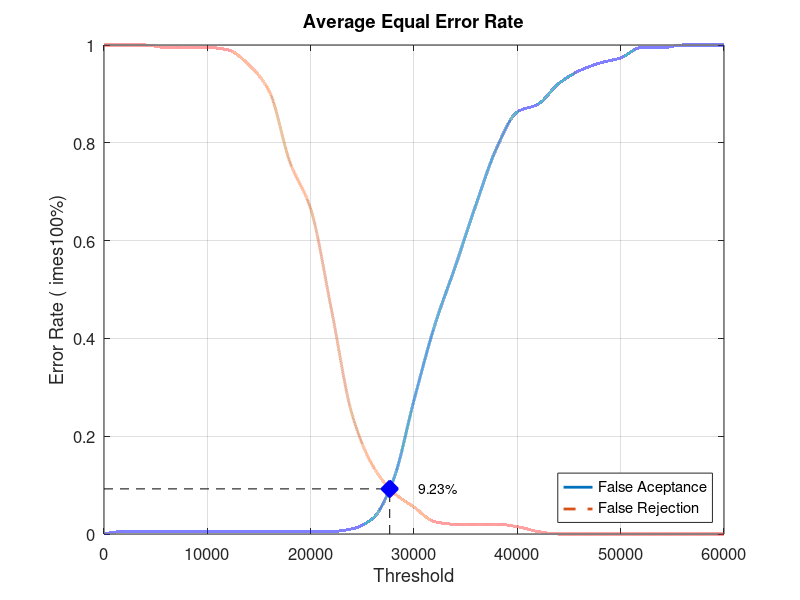
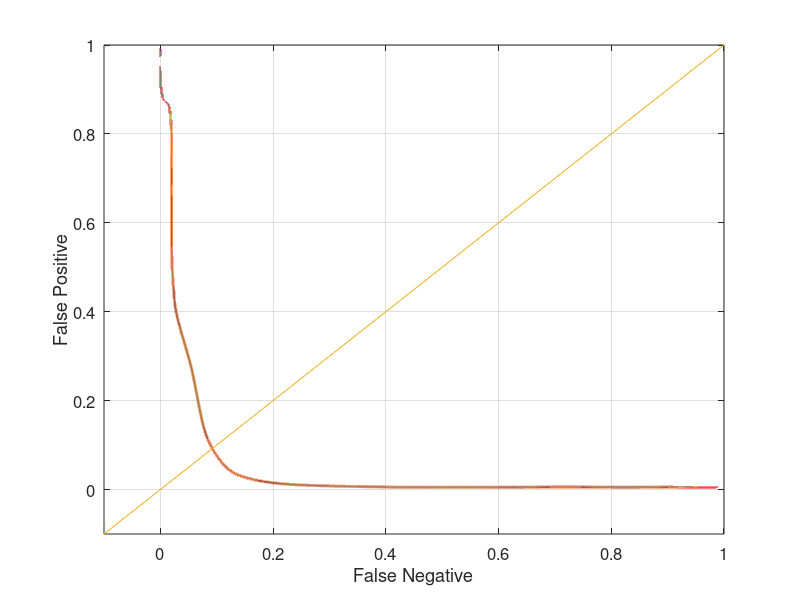

The MATLAB source for these figures, in order:
close all;
clear;
clc;
x = 0:2000:60000;
xq = 0:0.5:60000;

y0 = [0 0.00526316 0.00526316 0.00526316 0.00526316 0.00526316 0.00526316 0.00526316 0.00526316 0.00526316 0.00526316 0.00526316 0.0105263 0.0315789 0.110526 0.273684 0.426316 0.547368 0.673684 0.789474 0.863158 0.878947 0.921053 0.947368 0.963158 0.973684 0.994737 0.994737 1 1 1]
yy0 = interp1(x, y0, xq, 'pchip');
y1 = [1 1 1 0.995 0.995 0.995 0.99 0.96 0.905 0.76 0.665 0.46 0.245 0.14 0.085 0.055 0.025 0.02 0.02 0.02 0.015 0.005 0 0 0 0 0 0 0 0 0]
yy1 = interp1(x, y1, xq, 'pchip');

% Calculating EER: 
y2 = abs(y0 - y1);
find(y2 == min(y2))
yy2 = abs(yy0 - yy1);
xEER = find(yy2 == min(yy2));
xEERIndex = xq(xEER) % X-axis EER
yEER = yy0(xEER) % Y-axis EER

main = figure
plot(xq, yy0,'-','LineWidth', 2);	hold on
plot(xq, yy1,'--','LineWidth', 2);	hold on
plot([xEERIndex xEERIndex], [0 yEER], 'k--');	hold on
plot([0 xEERIndex], [yEER yEER], 'k--');	hold on
plot(xEERIndex, yEER, 'bx', 'LineWidth', 10);	hold on
text(xEERIndex + 10 * xEERIndex / 100, yEER, [num2str(round((10000 * yEER)) / 100) '%'])
legend('False Aceptance', 'False Rejection', 'Location', 'SouthEast')
xlabel('Threshold')
ylabel('Error Rate (	imes100%)')
title('Average Equal Error Rate')
set(gca, 'FontSize', 12)
axis([0 60000 0 1])
grid on

print(main, 'Database5_3Main', '-dpng');
FNRxFPR = figure('Color', [1 1 1]);
plot(yy1, yy0, '-', yy1, yy0, 'LineWidth', 2);
hold on
y = -0.1:0.1:1
plot(y, y); 
set(gca, 'FontSize', 12)
xlabel('False Negative')
ylabel('False Positive')
axis([-0.1 1 -0.1 1])
set(gca, 'FontSize', 12)
grid on

print(FNRxFPR, 'Database5_3FNRxFPR','-dpng');
